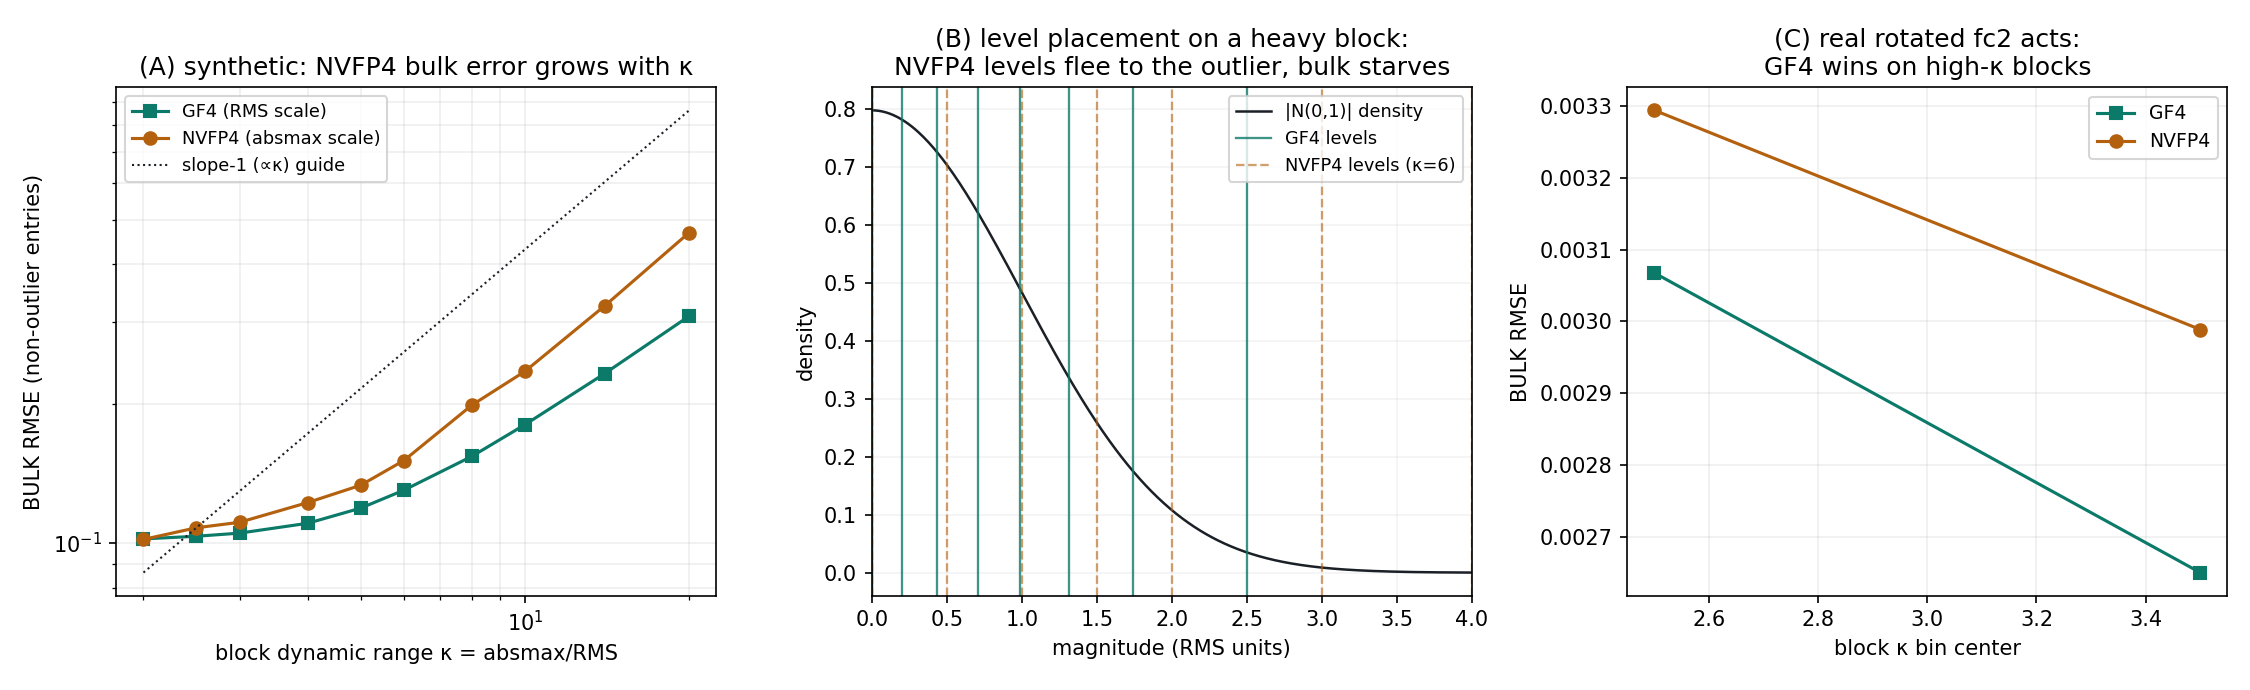

This chart was generated by the following Python code:
"""
Why GF4 beats NVFP4 on post-rotation (near-Gaussian) data: the granularity
argument, measured.

Mechanism under test: NVFP4's block scale is ABSMAX-based (scale=absmax/6), so a
single heavy value in a block stretches the whole codebook and coarsens the BULK
step by the block dynamic range kappa=absmax/RMS. GF4's RMS-based scale
(scale=RMS*2.5) is outlier-robust, so its bulk step is kappa-independent.
Prediction: bulk quantization error grows ~kappa^2 for NVFP4, flat for GF4;
they tie at kappa ~ 2.5 (clean Gaussian block of 16) and diverge above it.

Two experiments:
  (A) synthetic: 16-sample blocks = 15 x N(0,1) + 1 injected outlier at kappa*RMS,
      sweep kappa; measure BULK RMSE (error on the 15 Gaussian entries only).
  (B) real: rotated OPT-125m fc2 activation blocks, bin by their own kappa.
Saves a 3-panel figure + prints the numbers.
"""
import os, math, torch, numpy as np
import torch.nn.functional as F
import matplotlib; matplotlib.use("Agg")
import matplotlib.pyplot as plt

torch.manual_seed(0); np.random.seed(0)
BLOCK = 16
GF4_POS = torch.tensor([0.0, 0.0796082, 0.1737177, 0.2828685,
                        0.3952704, 0.5250730, 0.6961928, 1.0])
E2M1 = torch.tensor([0.0, 0.5, 1.0, 1.5, 2.0, 3.0, 4.0, 6.0])

def to_e4m3(x):
    x = x.float().clamp(min=2.0**-9, max=448.0)
    e = torch.floor(torch.log2(x)).clamp(min=-6.0); s = 2.0**e
    return (torch.round((x/s)*8)/8 * s).clamp(max=448.0)

def gf4_block(xb, clip=2.5):
    rms = xb.pow(2).mean(-1, keepdim=True).sqrt().clamp(min=1e-8); scale = rms*clip
    sign = xb.sign(); xn = (xb.abs()/scale).clamp(0, 1)
    q = GF4_POS[(xn.unsqueeze(-1) - GF4_POS.view(1,1,-1)).abs().argmin(-1)]
    return sign*scale*q

def nvfp4_block(xb):
    absmax = xb.abs().amax(-1, keepdim=True).clamp(min=1e-8)
    scale = to_e4m3(absmax/6.0); xn = xb/scale
    sign = xn.sign(); mag = xn.abs().clamp(max=6.0)
    q = E2M1[(mag.unsqueeze(-1) - E2M1.view(1,1,-1)).abs().argmin(-1)]
    return sign*q*scale

# ---- (A) synthetic kappa sweep ---------------------------------------------
def bulk_rmse_vs_kappa(kappas, nblk=4000):
    gf, nv = [], []
    for kap in kappas:
        g = torch.randn(nblk, BLOCK)
        g = g / g.pow(2).mean(-1, keepdim=True).sqrt().clamp(min=1e-8)  # unit RMS
        b = g.clone(); b[:, 0] = kap * b.sign()[:, 0].clamp(min=1)      # inject outlier at col 0
        b[:, 0] = kap  # deterministic +kappa outlier (in RMS units)
        qg, qn = gf4_block(b), nvfp4_block(b)
        # BULK error = error on the non-outlier 15 entries
        eg = (b[:, 1:] - qg[:, 1:]).pow(2).mean().sqrt().item()
        en = (b[:, 1:] - qn[:, 1:]).pow(2).mean().sqrt().item()
        gf.append(eg); nv.append(en)
    return np.array(gf), np.array(nv)

kappas = np.array([2.0, 2.5, 3.0, 4.0, 5.0, 6.0, 8.0, 10.0, 14.0, 20.0])
gf_e, nv_e = bulk_rmse_vs_kappa(kappas)
print("== (A) synthetic BULK RMSE vs block dynamic range kappa=absmax/RMS ==")
print("  kappa :", ", ".join(f"{k:5.1f}" for k in kappas))
print("  GF4   :", ", ".join(f"{v:.4f}" for v in gf_e))
print("  NVFP4 :", ", ".join(f"{v:.4f}" for v in nv_e))
print("  ratio :", ", ".join(f"{n/g:5.2f}" for g, n in zip(gf_e, nv_e)))

# ---- (B) real rotated fc2 activation, binned by per-block kappa --------------
def real_blocks():
    from transformers import AutoModelForCausalLM, AutoTokenizer
    from datasets import load_dataset
    tok = AutoTokenizer.from_pretrained("facebook/opt-125m", use_fast=False)
    model = AutoModelForCausalLM.from_pretrained("facebook/opt-125m", torch_dtype=torch.float32).eval()
    cap = {}
    fc2 = dict(model.named_modules())["model.decoder.layers.6.fc2"]
    h = fc2.register_forward_hook(lambda m,i,o: cap.__setitem__("x", i[0].detach()))
    test = load_dataset("Salesforce/wikitext","wikitext-2-raw-v1",split="test")
    ids = tok("\n\n".join(test["text"][:200]), return_tensors="pt").input_ids[:, :2048]
    with torch.no_grad(): model(ids)
    h.remove()
    X = cap["x"].reshape(-1, fc2.weight.shape[1])
    # rotate
    K = X.shape[-1]; Kpad = 1 << (K-1).bit_length()
    g = torch.Generator().manual_seed(Kpad); D = (torch.randint(0,2,(Kpad,),generator=g).float()*2-1)
    def fwht(x):
        n=x.shape[-1]; x=x.reshape(-1,n).clone(); h=1
        while h<n:
            x=x.view(x.shape[0],n//(2*h),2,h); a=x[:,:,0,:].clone(); b=x[:,:,1,:].clone()
            x[:,:,0,:]=a+b; x[:,:,1,:]=a-b; x=x.reshape(x.shape[0],n); h*=2
        return x/math.sqrt(n)
    Xr = fwht(F.pad(X, (0, Kpad-K)) * D)
    return Xr.reshape(-1, BLOCK)

try:
    xb = real_blocks()
    kap = (xb.abs().amax(-1) / xb.pow(2).mean(-1).sqrt().clamp(min=1e-8))
    qg, qn = gf4_block(xb), nvfp4_block(xb)
    # per-block bulk error (drop the argmax entry of each block)
    amx = xb.abs().argmax(-1)
    mask = torch.ones_like(xb, dtype=torch.bool); mask[torch.arange(len(xb)), amx] = False
    eg = ((xb-qg)*mask).pow(2).sum(-1).sqrt() / math.sqrt(BLOCK-1)
    en = ((xb-qn)*mask).pow(2).sum(-1).sqrt() / math.sqrt(BLOCK-1)
    bins = [ (2,3),(3,4),(4,5),(5,7),(7,10),(10,100) ]
    print("\n== (B) real rotated fc2 blocks, BULK RMSE by kappa bin ==")
    print(f"  kappa distribution: median {kap.median():.2f}, 90pct {kap.quantile(0.9):.2f}, max {kap.max():.2f}")
    rk, rg, rn = [], [], []
    for lo,hi in bins:
        m = (kap>=lo)&(kap<hi)
        if m.sum()<20: continue
        rk.append((lo+hi)/2); rg.append(eg[m].mean().item()); rn.append(en[m].mean().item())
        print(f"  kappa[{lo:2d},{hi:3d}) n={int(m.sum()):6d}  GF4 {eg[m].mean():.4f}  NVFP4 {en[m].mean():.4f}  ratio {en[m].mean()/eg[m].mean():.2f}")
    have_real = True
except Exception as e:
    print("real-block step skipped:", type(e).__name__, str(e)[:80]); have_real=False

# ---- figure -----------------------------------------------------------------
INK="#1B2027"; GCOL="#0C7A69"; NCOL="#B4610F"
fig, ax = plt.subplots(1, 3, figsize=(15, 4.6))

# panel 1: synthetic bulk RMSE vs kappa (log-log => slope = power law)
ax[0].loglog(kappas, gf_e, "s-", color=GCOL, label="GF4 (RMS scale)")
ax[0].loglog(kappas, nv_e, "o-", color=NCOL, label="NVFP4 (absmax scale)")
ax[0].loglog(kappas, nv_e[1]*(kappas/kappas[1])**2 * 0 + nv_e[1]*(kappas/kappas[1]), ":", color=INK, lw=1,
             label="slope-1 (∝κ) guide")
ax[0].set_xlabel("block dynamic range κ = absmax/RMS"); ax[0].set_ylabel("BULK RMSE (non-outlier entries)")
ax[0].set_title("(A) synthetic: NVFP4 bulk error grows with κ"); ax[0].legend(fontsize=8.5); ax[0].grid(alpha=0.2, which="both")

# panel 2: codebook level placement over Gaussian, at a heavy-block scale
xs = np.linspace(0, 4, 500)
ax[1].plot(xs, np.exp(-xs**2/2)/math.sqrt(2*math.pi)*2, color=INK, lw=1.2, label="|N(0,1)| density")
kap_demo = 6.0
gf_lvls = (GF4_POS*2.5).numpy()                        # RMS units (RMS=1)
nv_lvls = (E2M1 * (kap_demo/6.0)).numpy()              # absmax=kap_demo*RMS
for L in gf_lvls: ax[1].axvline(L, color=GCOL, lw=1.1, alpha=0.8)
for L in nv_lvls: ax[1].axvline(L, color=NCOL, lw=1.1, alpha=0.6, ls="--")
ax[1].axvline(gf_lvls[0], color=GCOL, lw=1.1, alpha=0.8, label="GF4 levels")
ax[1].axvline(nv_lvls[0], color=NCOL, lw=1.1, alpha=0.6, ls="--", label=f"NVFP4 levels (κ={kap_demo:.0f})")
ax[1].set_xlim(0, 4); ax[1].set_xlabel("magnitude (RMS units)"); ax[1].set_ylabel("density")
ax[1].set_title("(B) level placement on a heavy block:\nNVFP4 levels flee to the outlier, bulk starves")
ax[1].legend(fontsize=8.5); ax[1].grid(alpha=0.15)

# panel 3: real blocks bulk RMSE by kappa bin
if have_real and rk:
    ax[2].plot(rk, rg, "s-", color=GCOL, label="GF4")
    ax[2].plot(rk, rn, "o-", color=NCOL, label="NVFP4")
    ax[2].set_xlabel("block κ bin center"); ax[2].set_ylabel("BULK RMSE")
    ax[2].set_title("(C) real rotated fc2 acts:\nGF4 wins on high-κ blocks"); ax[2].legend(fontsize=9); ax[2].grid(alpha=0.2)
else:
    ax[2].text(0.5,0.5,"real-block panel skipped", ha="center", transform=ax[2].transAxes)

plt.tight_layout()
out = os.path.join(os.path.dirname(__file__), "gf4_vs_nvfp4_granularity")
plt.savefig(out+".png", dpi=150); plt.savefig(out+".pdf")
print(f"\nsaved {out}.png / .pdf")
